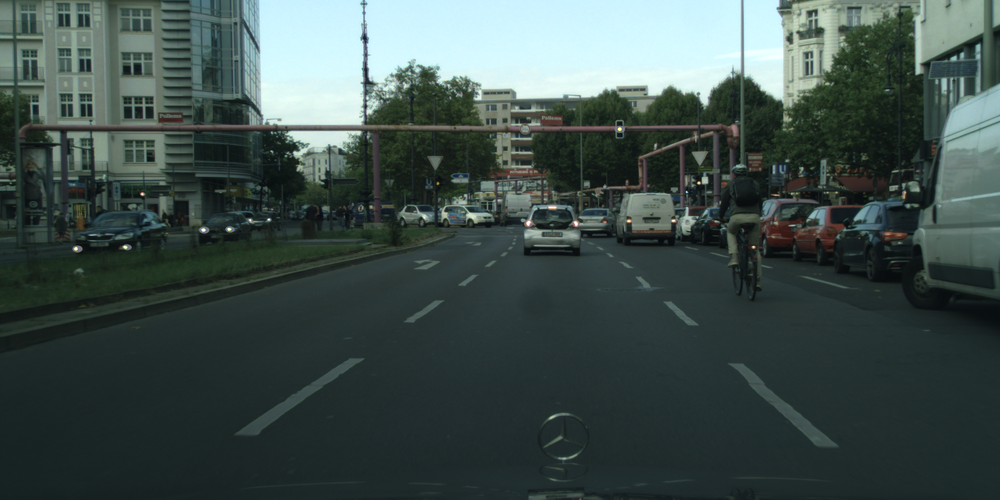
#> input picture one_image/berlin_000010_000019_leftImg8bit.png, 1000 x 500 px, shrunk from 2048 x 1024 before the run
$ python -i part1_api.py   (imports and definitions only)
#> lines starting #> are read from the running program, lines starting #| are printed output that depends on the picture
#> further down, picture is the input picture: shape (500, 1000, 3); mean B, G, R 75.4, 78.5, 63.5
try:
    from numpy import dtype
    from tabulate import tabulate
    from skimage.feature import peak_local_max
    import os
    import json
    import glob
    import argparse
    import cv2
    import numpy as np
    from scipy import signal as sg
    from scipy.ndimage import convolve
    import scipy.ndimage as filters
    from scipy import misc
    from PIL import Image

    import matplotlib.pyplot as plt
except ImportError:
    print("Need to fix the installation")
    raise


def rgb_convolve(image, kernel):
    red = convolve(image[:, :, 0], kernel)
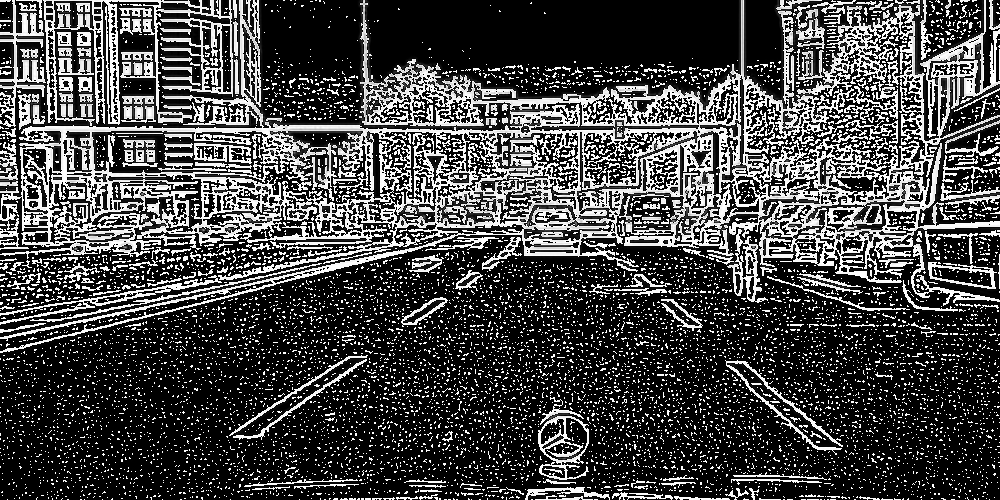
#> red: shape (500, 1000); min 0, max 255, mean 69.7
    green = convolve(image[:, :, 1], kernel)
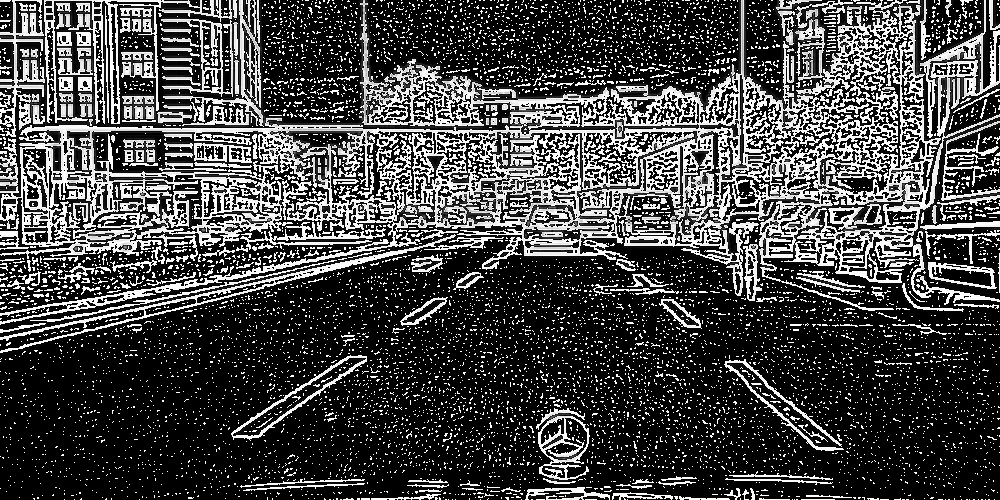
#> green: shape (500, 1000); min 0, max 255, mean 69.4
    return red, green


def find_tfl_lights(c_image: np.ndarray, **kwargs):
    """
    Detect candidates for TFL lights. Use c_image, kwargs and you imagination to implement
    :param c_image: The image itself as np.uint8, shape of (H, W, 3)
    :param kwargs: Whatever config you want to pass in here
    :return: 4-tuple of x_red, y_red, x_green, y_green
    """

    # Our kernel, we used 5*5 kernel for better run time.
    kernel = (1 / 13) * np.array([[-1, -1, -1, -1, -1],
                                 [-1, -1, 4, -1, -1],
                                 [-1, 4, 4, 4, -1],
                                 [-1, -1, 4, -1, -1],
                                 [-1, -1, -1, -1, -1]])

    # convolve the red and green dimensions of the image.
    conv_im1, conv_im2 = rgb_convolve(c_image, kernel)

    # maximum filter operation.
    conv_im1 = filters.maximum_filter(conv_im1, size=1)
    conv_im2 = filters.maximum_filter(conv_im2, size=1)

    # Peak the local maximums after normalizing with Maximum filter method.
    red_image = peak_local_max(conv_im1, min_distance=15, threshold_abs=0.2, threshold_rel=0.2)
#> red_image = 1366 pairs, first value 15 to 484, second value 15 to 984
    green_image = peak_local_max(conv_im2, min_distance=15, threshold_abs=0.28, threshold_rel=0.29)
#> green_image = 1393 pairs, first value 15 to 484, second value 15 to 984

    return red_image, green_image


### GIVEN CODE TO TEST YOUR IMPLENTATION AND PLOT THE PICTURES
# [98 lines left out: functions show_image_and_gt, filter_method, test_find_tfl_lights, main, not called in this run]


# [2 lines not run here, left out]

>>> import cv2
>>> picture = cv2.imread('one_image/berlin_000010_000019_leftImg8bit.png')
>>> result = find_tfl_lights(picture)
